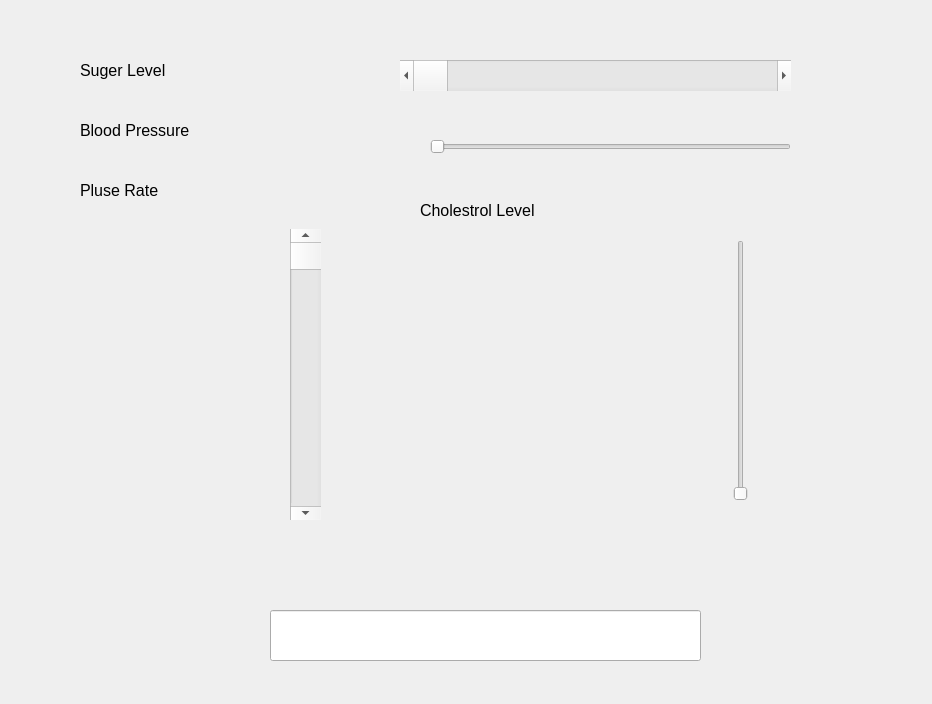
<?xml version="1.0" encoding="UTF-8"?>
<ui version="4.0">
 <class>Dialog</class>
 <widget class="QDialog" name="Dialog">
  <property name="geometry">
   <rect>
    <x>0</x>
    <y>0</y>
    <width>932</width>
    <height>704</height>
   </rect>
  </property>
  <property name="windowTitle">
   <string>Dialog</string>
  </property>
  <widget class="QScrollBar" name="horizontalScrollBarSugarLevel">
   <property name="geometry">
    <rect>
     <x>400</x>
     <y>60</y>
     <width>391</width>
     <height>31</height>
    </rect>
   </property>
   <property name="orientation">
    <enum>Qt::Horizontal</enum>
   </property>
  </widget>
  <widget class="QLabel" name="label">
   <property name="geometry">
    <rect>
     <x>80</x>
     <y>50</y>
     <width>231</width>
     <height>41</height>
    </rect>
   </property>
   <property name="font">
    <font>
     <pointsize>12</pointsize>
    </font>
   </property>
   <property name="text">
    <string>Suger Level</string>
   </property>
  </widget>
  <widget class="QSlider" name="horizontalSliderBloodPressure">
   <property name="geometry">
    <rect>
     <x>430</x>
     <y>131</y>
     <width>361</width>
     <height>31</height>
    </rect>
   </property>
   <property name="orientation">
    <enum>Qt::Horizontal</enum>
   </property>
  </widget>
  <widget class="QScrollBar" name="verticalScrollBarPulseRate">
   <property name="geometry">
    <rect>
     <x>290</x>
     <y>229</y>
     <width>31</width>
     <height>291</height>
    </rect>
   </property>
   <property name="orientation">
    <enum>Qt::Vertical</enum>
   </property>
  </widget>
  <widget class="QSlider" name="verticalSliderCholestrolLevel">
   <property name="geometry">
    <rect>
     <x>730</x>
     <y>240</y>
     <width>22</width>
     <height>261</height>
    </rect>
   </property>
   <property name="orientation">
    <enum>Qt::Vertical</enum>
   </property>
  </widget>
  <widget class="QLabel" name="label_2">
   <property name="geometry">
    <rect>
     <x>80</x>
     <y>110</y>
     <width>231</width>
     <height>41</height>
    </rect>
   </property>
   <property name="font">
    <font>
     <pointsize>12</pointsize>
    </font>
   </property>
   <property name="text">
    <string>Blood Pressure</string>
   </property>
  </widget>
  <widget class="QLabel" name="label_3">
   <property name="geometry">
    <rect>
     <x>420</x>
     <y>190</y>
     <width>231</width>
     <height>41</height>
    </rect>
   </property>
   <property name="font">
    <font>
     <pointsize>12</pointsize>
    </font>
   </property>
   <property name="text">
    <string>Cholestrol Level</string>
   </property>
  </widget>
  <widget class="QLineEdit" name="lineEditResult">
   <property name="geometry">
    <rect>
     <x>270</x>
     <y>610</y>
     <width>431</width>
     <height>51</height>
    </rect>
   </property>
  </widget>
  <widget class="QLabel" name="label_4">
   <property name="geometry">
    <rect>
     <x>80</x>
     <y>170</y>
     <width>231</width>
     <height>41</height>
    </rect>
   </property>
   <property name="font">
    <font>
     <pointsize>12</pointsize>
    </font>
   </property>
   <property name="text">
    <string>Pluse Rate</string>
   </property>
  </widget>
 </widget>
 <resources/>
 <connections/>
</ui>
